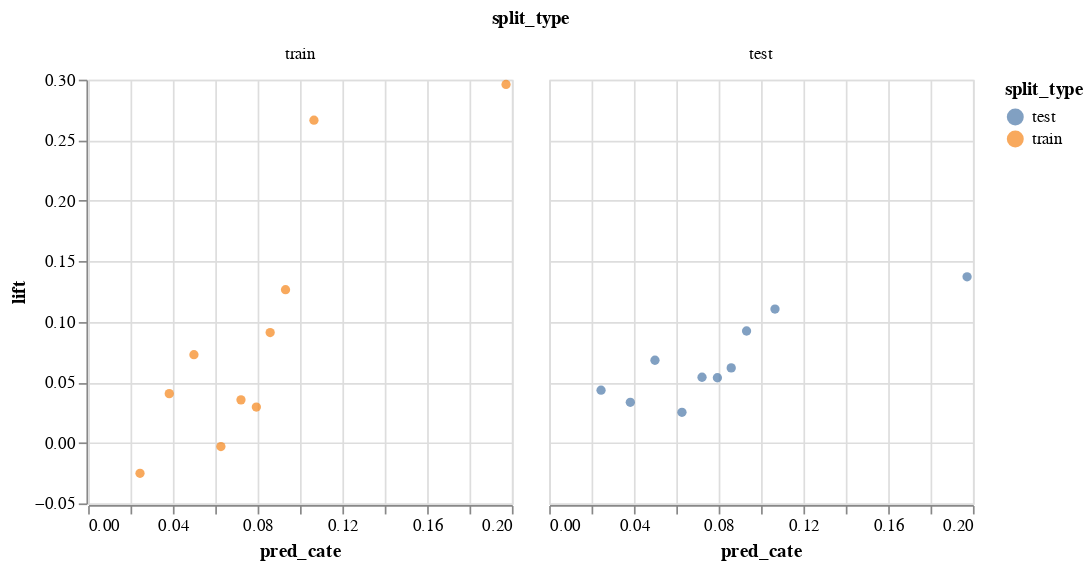

The cell this chart's notebook holds for it:
### Markdown cell above
### plotting - scatter plot template

### Code cell
alt.Chart(pd.concat([train_lift_df,test_lift_df], axis=0)).mark_point(filled=True).encode(
  x='pred_cate',
  y='lift',
  color='split_type',
  facet=alt.Facet('split_type',columns=2, sort=['train', 'test'])
).properties(
  width=250, height=250
)

### Figure 1 — Vega-Lite specification as saved in the notebook (floating-point values rounded to 4 significant figures)
{"config": {"view": {"continuousWidth": 300, "continuousHeight": 300}}, "data": {"name": "data-0baaba712120d1650d95c82a46512e9f"}, "mark": {"type": "point", "filled": true}, "encoding": {"color": {"field": "split_type", "type": "nominal"}, "facet": {"columns": 2, "field": "split_type", "sort": ["train", "test"], "type": "nominal"}, "x": {"field": "pred_cate", "type": "quantitative"}, "y": {"field": "lift", "type": "quantitative"}}, "height": 250, "width": 250, "$schema": "https://vega.github.io/schema/vega-lite/v5.15.1.json", "datasets": {"data-0baaba712120d1650d95c82a46512e9f": [{"n_tr": 114, "n_ct": 1386, "y_tr": 0.5175, "y_ct": 0.2215, "cate_tr": 19.95, "cate_ct": 275.9, "lift": 0.296, "pred_cate": 0.1972, "bin_sort_id": 0, "bin": " 0.12- 0.30", "global_lift": 0.04839, "split_type": "train"}, {"n_tr": 200, "n_ct": 1300, "y_tr": 0.425, "y_ct": 0.1585, "cate_tr": 21.12, "cate_ct": 138.7, "lift": 0.2665, "pred_cate": 0.1066, "bin_sort_id": 1, "bin": " 0.10- 0.12", "global_lift": 0.04839, "split_type": "train"}, {"n_tr": 209, "n_ct": 1291, "y_tr": 0.3062, "y_ct": 0.1797, "cate_tr": 19.45, "cate_ct": 120.3, "lift": 0.1265, "pred_cate": 0.09316, "bin_sort_id": 2, "bin": " 0.09- 0.10", "global_lift": 0.04839, "split_type": "train"}, {"n_tr": 207, "n_ct": 1293, "y_tr": 0.2705, "y_ct": 0.1794, "cate_tr": 17.82, "cate_ct": 111.1, "lift": 0.0911, "pred_cate": 0.08592, "bin_sort_id": 3, "bin": " 0.08- 0.09", "global_lift": 0.04839, "split_type": "train"}, {"n_tr": 250, "n_ct": 1250, "y_tr": 0.228, "y_ct": 0.1984, "cate_tr": 19.85, "cate_ct": 99.24, "lift": 0.0296, "pred_cate": 0.07939, "bin_sort_id": 4, "bin": " 0.08- 0.08", "global_lift": 0.04839, "split_type": "train"}, {"n_tr": 245, "n_ct": 1255, "y_tr": 0.2531, "y_ct": 0.2175, "cate_tr": 17.65, "cate_ct": 90.55, "lift": 0.03553, "pred_cate": 0.07214, "bin_sort_id": 5, "bin": " 0.07- 0.08", "global_lift": 0.04839, "split_type": "train"}, {"n_tr": 319, "n_ct": 1181, "y_tr": 0.2163, "y_ct": 0.2193, "cate_tr": 19.82, "cate_ct": 74.18, "lift": -0.003005, "pred_cate": 0.06267, "bin_sort_id": 6, "bin": " 0.06- 0.07", "global_lift": 0.04839, "split_type": "train"}, {"n_tr": 479, "n_ct": 1021, "y_tr": 0.2443, "y_ct": 0.1714, "cate_tr": 23.58, "cate_ct": 51.31, "lift": 0.07286, "pred_cate": 0.04993, "bin_sort_id": 7, "bin": " 0.04- 0.06", "global_lift": 0.04839, "split_type": "train"}, {"n_tr": 661, "n_ct": 839, "y_tr": 0.1861, "y_ct": 0.1454, "cate_tr": 25.2, "cate_ct": 32.25, "lift": 0.04067, "pred_cate": 0.03829, "bin_sort_id": 8, "bin": " 0.03- 0.04", "global_lift": 0.04839, "split_type": "train"}, {"n_tr": 686, "n_ct": 814, "y_tr": 0.1603, "y_ct": 0.1855, "cate_tr": 16.21, "cate_ct": 20.51, "lift": -0.02515, "pred_cate": 0.02448, "bin_sort_id": 9, "bin": "-0.02- 0.03", "global_lift": 0.04839, "split_type": "train"}, {"n_tr": 767, "n_ct": 733, "y_tr": 0.2777, "y_ct": 0.1405, "cate_tr": 150.1, "cate_ct": 145.7, "lift": 0.1372, "pred_cate": 0.1972, "bin_sort_id": 0, "bin": " 0.12- 0.30", "global_lift": 0.06854, "split_type": "test"}, {"n_tr": 737, "n_ct": 763, "y_tr": 0.2049, "y_ct": 0.09436, "cate_tr": 78.57, "cate_ct": 81.29, "lift": 0.1105, "pred_cate": 0.1066, "bin_sort_id": 1, "bin": " 0.10- 0.12", "global_lift": 0.06854, "split_type": "test"}, {"n_tr": 780, "n_ct": 720, "y_tr": 0.191, "y_ct": 0.09861, "cate_tr": 72.64, "cate_ct": 67.11, "lift": 0.09241, "pred_cate": 0.09316, "bin_sort_id": 2, "bin": " 0.09- 0.10", "global_lift": 0.06854, "split_type": "test"}, {"n_tr": 738, "n_ct": 762, "y_tr": 0.1748, "y_ct": 0.1129, "cate_tr": 63.45, "cate_ct": 65.43, "lift": 0.06194, "pred_cate": 0.08592, "bin_sort_id": 3, "bin": " 0.08- 0.09", "global_lift": 0.06854, "split_type": "test"}, {"n_tr": 781, "n_ct": 719, "y_tr": 0.1665, "y_ct": 0.1127, "cate_tr": 62.02, "cate_ct": 57.07, "lift": 0.0538, "pred_cate": 0.07939, "bin_sort_id": 4, "bin": " 0.08- 0.08", "global_lift": 0.06854, "split_type": "test"}, {"n_tr": 769, "n_ct": 731, "y_tr": 0.1678, "y_ct": 0.1135, "cate_tr": 55.45, "cate_ct": 52.75, "lift": 0.05421, "pred_cate": 0.07214, "bin_sort_id": 5, "bin": " 0.07- 0.08", "global_lift": 0.06854, "split_type": "test"}, {"n_tr": 764, "n_ct": 736, "y_tr": 0.1571, "y_ct": 0.1318, "cate_tr": 47.9, "cate_ct": 46.09, "lift": 0.02527, "pred_cate": 0.06267, "bin_sort_id": 6, "bin": " 0.06- 0.07", "global_lift": 0.06854, "split_type": "test"}, {"n_tr": 738, "n_ct": 762, "y_tr": 0.1667, "y_ct": 0.09843, "cate_tr": 36.79, "cate_ct": 38.11, "lift": 0.06824, "pred_cate": 0.04993, "bin_sort_id": 7, "bin": " 0.04- 0.06", "global_lift": 0.06854, "split_type": "test"}, {"n_tr": 719, "n_ct": 781, "y_tr": 0.1154, "y_ct": 0.08195, "cate_tr": 27.46, "cate_ct": 29.98, "lift": 0.03349, "pred_cate": 0.03829, "bin_sort_id": 8, "bin": " 0.03- 0.04", "global_lift": 0.06854, "split_type": "test"}, {"n_tr": 774, "n_ct": 726, "y_tr": 0.1331, "y_ct": 0.08953, "cate_tr": 19.0, "cate_ct": 17.72, "lift": 0.04354, "pred_cate": 0.02448, "bin_sort_id": 9, "bin": "-0.02- 0.03", "global_lift": 0.06854, "split_type": "test"}]}}
